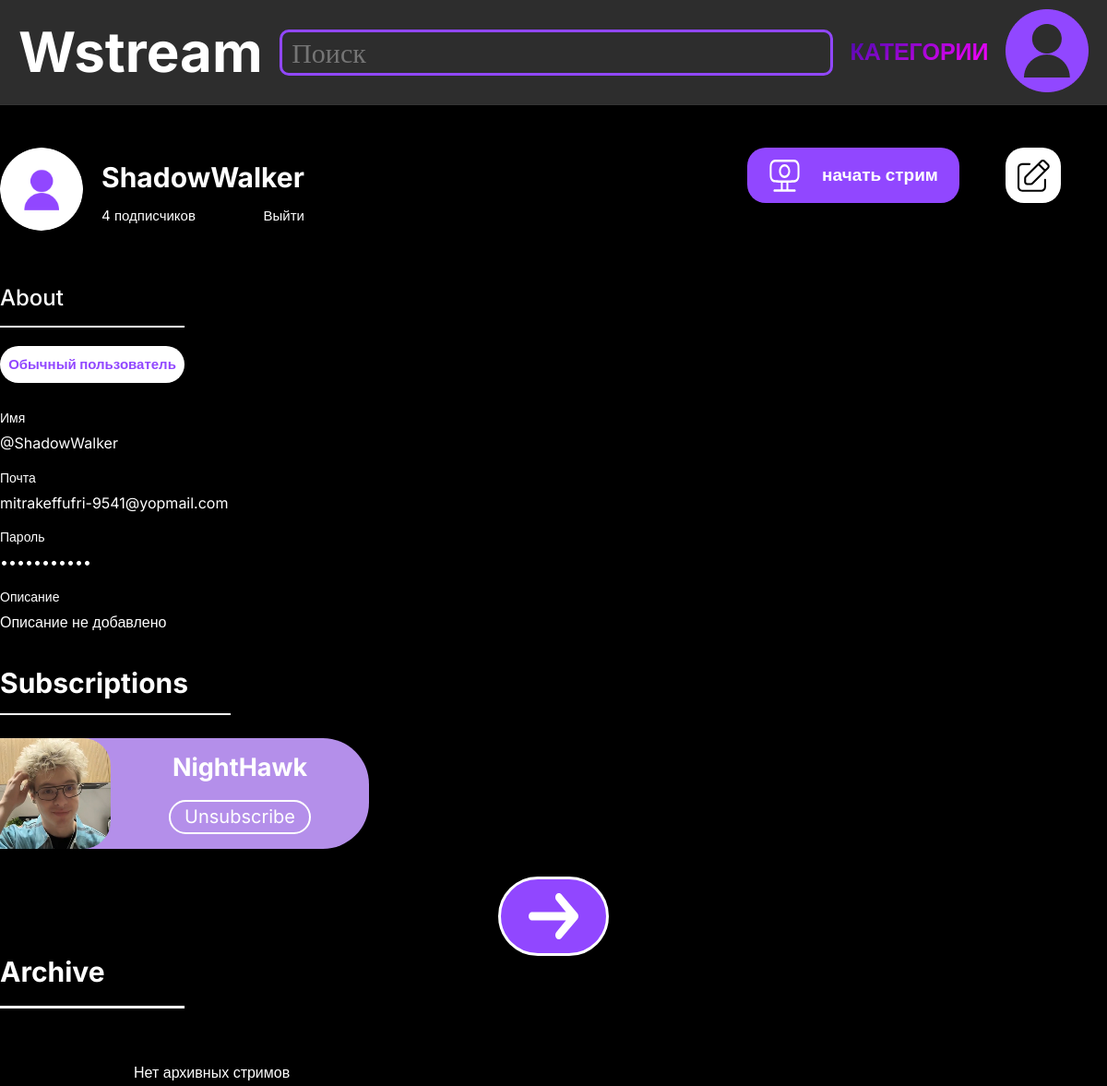
The page /profile/ (upper part) on the database as committed earlier.
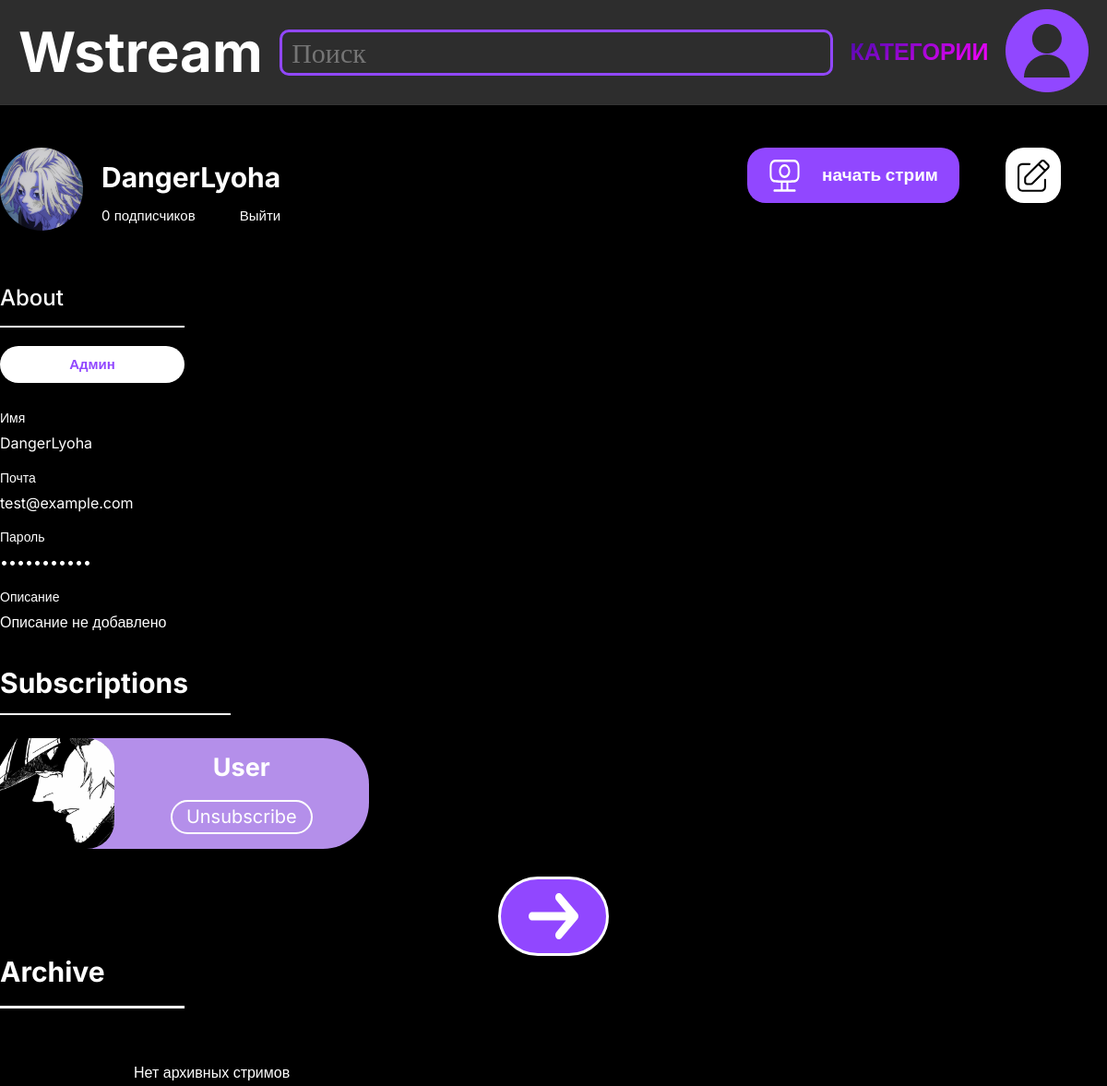
The same page on the database as committed later.
### hello/models.py (models this page shows, shortened)
class Users(models.Model):
    rol = [
        ("Админ", "Админ"),
        ("Модератор", "Модератор"),
        ("Обычный пользователь", "Обычный пользователь")
    ]
    user = models.OneToOneField(User, on_delete=models.CASCADE, verbose_name='Пользователь Django', null=True, blank=True)
    user_name = models.CharField(verbose_name='Имя пользователя', max_length=30, default="Пользователь")
    email = models.EmailField("Почта", max_length=100, default="user@example.com")
    hash_particle = models.CharField('Хэш', max_length=100, blank=True, null=True)
    registration_date = models.DateField("Дата регистрации", auto_now_add=True)
    about = models.TextField("Информация о себе", null=True, blank=True)
    avatar = models.ImageField('Аватарка', upload_to='users_photos/', null=True, blank=True, default='users_photos/default_avatar.png')
    nickname = models.CharField("Никнейм", max_length=50, default="User")
    roles = models.CharField('Роль', max_length=50, choices=rol, default="Обычный пользователь")
    class Meta:
        verbose_name = "Пользователь"
        verbose_name_plural = "Пользователи"

class Subscriptions(models.Model):
    id_users_for = models.ForeignKey(Users, on_delete=models.SET_NULL, null=True, blank=True, related_name='subscribers', verbose_name='На кого подписались')
    id_users_from = models.ForeignKey(Users, on_delete=models.SET_NULL, null=True, blank=True, related_name='subscriptions', verbose_name='Кто подписался')
    id_level = models.ForeignKey(Level, on_delete=models.SET_NULL, null=True, blank=True, verbose_name='Уровень')
    start_date = models.DateField(verbose_name='Дата подписки', auto_now_add=True)
    end_date = models.DateField('Дата отписки', null=True, blank=True)
    auto_renewal = models.BooleanField('Авто продление', default=True)
    class Meta:
        verbose_name = "Подписка"
        verbose_name_plural = "Подписки"

### hello/views.py (the view, shortened to what this page needs)
# urls.py: path('profile/', page2, name='profile'),
def page2(request):
    try:
        user_profile = Users.objects.first()
        subscriptions = Subscriptions.objects.filter(id_users_from=user_profile)[:6]
        archive_streams = Streams.objects.filter(id_users=user_profile, status="Завершился")[:4]
    except Exception as e:
        user_profile = None
        subscriptions = []
        archive_streams = []
        print(f"Error in page2: {e}")
    context = {
        'user_profile': user_profile,
        'subscriptions': subscriptions,
        'archive_streams': archive_streams,
    }
    return render(request, 'page-2.html', context)

### hello/templates/page-2.html (shortened to what the changed rows need)
{% extends "main.html" %}
{% load static %}
{% block main %}
<div class="container2">
    <section class="header-account">
        <div class="neck">
            <div class="imgaes-neck">
                {% if user_profile.avatar %}
                    <img src="{{ user_profile.avatar.url }}" alt="{{ user_profile.nickname }}" class="img-nick">
                {% else %}
                    <img src="{% static 'images/my-prof.png' %}" alt="{{ user_profile.nickname }}" class="img-nick">
                {% endif %}
            </div>
            <div class="necknamee">
                <h3 class="niekname-titlle">
                    {{ user_profile.nickname|default:"Ник пользователя" }}
                </h3>
                <div class="exit">
                    <p class="exit-text">{{ user_profile.subscribers.count }} подписчиков</p>
                    <p class="exit-text">Выйти</p>
                </div>
            </div>
        </div>
    </section>
    <section class="about">
        <div class="ABOUT-name-btn">
            <h2 class="about-title">About</h2>
            <p class="about-text">{{ user_profile.roles|default:"Пользователь" }}</p>
        </div>
        <div class="information-about">
            <dl class="about-list">
                <div class="about-item">
                    <dt class="title-about-item">Имя</dt>
                    <dd class="text-about-item">{{ user_profile.user_name|default:"Не указано" }}</dd>
                </div>
                <div class="about-item">
                    <dt class="title-about-item">Почта</dt>
                    <dd class="text-about-item">{{ user_profile.email|default:"Не указана" }}</dd>
                </div>
                <div class="about-item">
                    <dt class="title-about-item">Описание</dt>
                    <dd class="text-about-item">{{ user_profile.about|default:"Описание не добавлено" }}</dd>
                </div>
            </dl>
        </div>
    </section>
    <section class="Subscriptions">
        <h2 class="subscriptions-title">Subscriptions</h2>
        <div class="subscriptions-list">
            {% for subscription in subscriptions %}
            <div class="subscriptions-item">
                <div class="subscriptions-images">
                    {% if subscription.id_users_for.avatar %}
                        <img src="{{ subscription.id_users_for.avatar.url }}" alt="{{ subscription.id_users_for.nickname }}" class="subscriptions-img">
                    {% else %}
                        <img src="{% static 'images/subscriptions-avatar.jpg' %}" alt="{{ subscription.id_users_for.nickname }}" class="subscriptions-img">
                    {% endif %}
                </div>
                <div class="subscriptions-name">
                    <h3 class="nickname">{{ subscription.id_users_for.nickname }}</h3>
                    <button class="subscriptions-btn">Unsubscribe</button>
                </div>
            </div>
            {% empty %}
            <p class="no-subscriptions">Нет подписок</p>
            {% endfor %}
        </div>
    </section>
    <section class="Archive">
        <h2 class="Archive-title">Archive</h2>
    </section>
</div>
{% endblock %}

Rows that differ between the two databases and show on the page:
removed Subscriptions: id_users_for.nickname "NightHawk"
changed Users "Описание не добавлено": avatar: picture added; nickname "ShadowWalker" → "DangerLyoha"; subscribers.count "4" → "0"; roles "Обычный пользователь" → "Админ"; user_name "@ShadowWalker" → "DangerLyoha"; email "mitrakeffufri-9541@yopmail.com" → "test@example.com"
now on this page (row edited): Subscriptions: id_users_for.avatar (picture), id_users_for.nickname "User"
